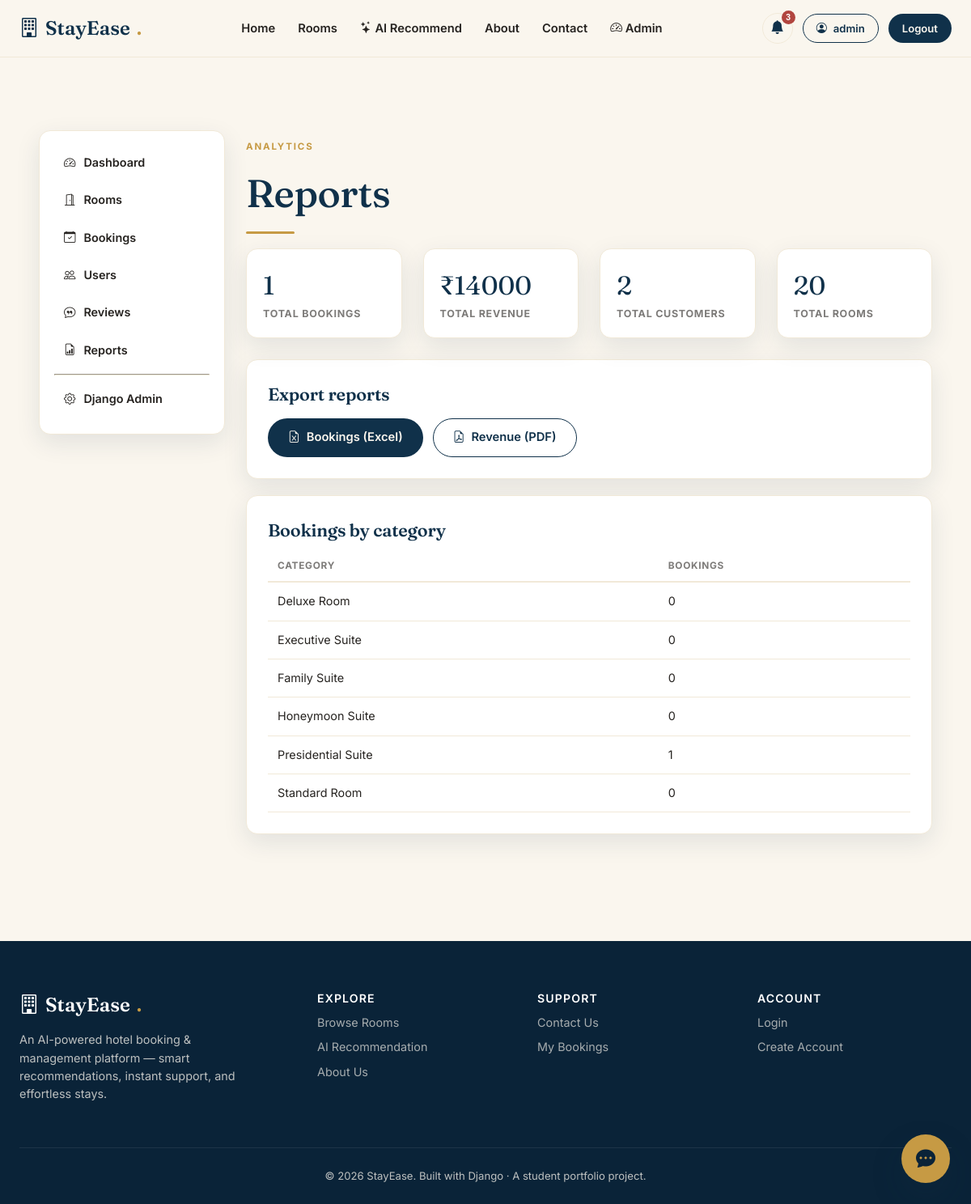
The app's page /manage/reports/ (signed in) with its own data.
### rooms/models.py (models this page shows, shortened)
class RoomCategory(models.Model):
    name = models.CharField(max_length=100, unique=True)
    description = models.TextField(blank=True)
    icon = models.CharField(max_length=50, default='bi-door-open', help_text='Bootstrap icon class')
    class Meta:
        verbose_name_plural = 'Room Categories'

### adminpanel/views.py (the view)
# urls.py: path('reports/', views.reports_view, name='reports'),
@staff_member_required
def reports_view(request):
    context = {
        'total_bookings': Booking.objects.count(),
        'total_revenue': Payment.objects.filter(status='success').aggregate(Sum('amount'))['amount__sum'] or 0,
        'total_customers': User.objects.filter(is_staff=False).count(),
        'total_rooms': Room.objects.count(),
        'category_breakdown': RoomCategory.objects.annotate(booking_count=Count('rooms__bookings')),
    }
    return render(request, 'adminpanel/reports.html', context)

### adminpanel/models.py (called while the page is built)
    @property
    def icon(self):
        return {
            'booking': 'bi-calendar-plus',
            'payment': 'bi-cash-coin',
            'review': 'bi-chat-quote',
            'contact': 'bi-envelope',
        }.get(self.notif_type, 'bi-bell')

### core/context_processors.py (called while the page is built)
def site_context(request):
    context = {
        'SITE_NAME': 'StayEase',
        'SITE_TAGLINE': 'AI-Powered Hotel Booking & Management',
    }
    if getattr(request, 'user', None) and request.user.is_authenticated and request.user.is_staff:
        from adminpanel.models import Notification
        context['admin_notifications'] = Notification.objects.all()[:8]
        context['admin_unread_count'] = Notification.objects.filter(is_read=False).count()
    return context

### templates/adminpanel/reports.html (shortened to what this page needs)
{% extends "adminpanel/base_admin.html" %}
{% block admin_content %}
<p class="eyebrow">Analytics</p>
<h1>Reports</h1>
<div class="divider-gold"></div>
<div class="room-grid" style="grid-template-columns: repeat(auto-fit,minmax(180px,1fr)); margin-bottom:26px;">
  <div class="dash-stat"><div class="num">{{ total_bookings }}</div><div class="lbl">Total Bookings</div></div>
  <div class="dash-stat"><div class="num">₹{{ total_revenue|floatformat:0 }}</div><div class="lbl">Total Revenue</div></div>
  <div class="dash-stat"><div class="num">{{ total_customers }}</div><div class="lbl">Total Customers</div></div>
  <div class="dash-stat"><div class="num">{{ total_rooms }}</div><div class="lbl">Total Rooms</div></div>
</div>
<div class="panel" style="margin-bottom:20px;">
  <h3>Export reports</h3>
  <div style="display:flex; gap:12px; margin-top:12px;">
    <a href="{% url 'adminpanel:export_bookings_excel' %}" class="btn btn-navy"><i class="bi bi-file-earmark-excel"></i> Bookings (Excel)</a>
    <a href="{% url 'adminpanel:export_revenue_pdf' %}" class="btn btn-outline"><i class="bi bi-file-earmark-pdf"></i> Revenue (PDF)</a>
  </div>
</div>
<div class="panel">
  <h3>Bookings by category</h3>
  <table class="table-clean">
    <thead><tr><th>Category</th><th>Bookings</th></tr></thead>
    <tbody>
      {% for cat in category_breakdown %}
      <tr><td>{{ cat.name }}</td><td>{{ cat.booking_count }}</td></tr>
      {% endfor %}
    </tbody>
  </table>
</div>
{% endblock %}

### templates/base.html (shortened to what this page needs)
{% load static %}
<!DOCTYPE html>
<html lang="en">
<head>
  <link rel="stylesheet" href="https://cdn.jsdelivr.net/npm/bootstrap-icons@1.11.3/font/bootstrap-icons.css">
  <link rel="stylesheet" href="{% static 'css/style.css' %}">
</head>
<body>
<nav class="navbar-stayease">
  <div class="navbar-inner">
    <a href="{% url 'core:home' %}" class="brand"><i class="bi bi-building"></i> StayEase<span class="dot">.</span></a>
    <div class="nav-links" id="navLinks">
      <a href="{% url 'core:home' %}">Home</a>
      <a href="{% url 'rooms:list' %}">Rooms</a>
      <a href="{% url 'rooms:recommend' %}"><i class="bi bi-stars"></i> AI Recommend</a>
      <a href="{% url 'core:about' %}">About</a>
      <a href="{% url 'core:contact' %}">Contact</a>
      {% if user.is_authenticated %}
        {% if user.is_staff %}<a href="{% url 'adminpanel:dashboard' %}"><i class="bi bi-speedometer2"></i> Admin</a>{% endif %}
      {% endif %}
    </div>
    <div class="nav-actions">
      {% if user.is_authenticated %}
        {% if user.is_staff %}
        <div class="notif-wrap">
          <button class="notif-bell" id="notifBellBtn"><i class="bi bi-bell-fill"></i>{% if admin_unread_count %}<span class="notif-dot">{{ admin_unread_count }}</span>{% endif %}</button>
        </div>
        {% endif %}
        <a href="{% url 'accounts:dashboard' %}" class="btn btn-outline btn-sm"><i class="bi bi-person-circle"></i> {{ user.first_name|default:user.username }}</a>
        <a href="{% url 'accounts:logout' %}" class="btn btn-navy btn-sm">Logout</a>
      {% else %}
        <a href="{% url 'accounts:login' %}" class="btn btn-outline btn-sm">Login</a>
        <a href="{% url 'accounts:register' %}" class="btn btn-gold btn-sm">Sign Up</a>
      {% endif %}
    </div>
  </div>
</nav>
<div class="container-narrow" style="padding-top: 18px;">
</div>
<main>
  {% block content %}{% endblock %}
</main>
<footer class="site-footer">
  <div class="footer-grid">
    <div>
      <div class="brand" style="color:#fff;"><i class="bi bi-building"></i> StayEase<span class="dot">.</span></div>
      <p style="margin-top:14px; font-size:.9rem; max-width: 300px;">An AI-powered hotel booking &amp; management platform — smart recommendations, instant support, and effortless stays.</p>
    </div>
    <div>
      <h4>Explore</h4>
      <a href="{% url 'rooms:list' %}">Browse Rooms</a>
      <a href="{% url 'rooms:recommend' %}">AI Recommendation</a>
      <a href="{% url 'core:about' %}">About Us</a>
    </div>
    <div>
      <h4>Support</h4>
      <a href="{% url 'core:contact' %}">Contact Us</a>
      <a href="{% url 'bookings:history' %}">My Bookings</a>
    </div>
    <div>
      <h4>Account</h4>
      <a href="{% url 'accounts:login' %}">Login</a>
      <a href="{% url 'accounts:register' %}">Create Account</a>
    </div>
  </div>
  <div class="footer-bottom">&copy; {% now "Y" %} StayEase. Built with Django &middot; A student portfolio project.</div>
</footer>
<button class="chat-toggle" id="chat-toggle"><i class="bi bi-chat-dots-fill"></i></button>
</body>
</html>

### records on screen
RoomCategory: name "Deluxe Room", booking_count "0"
RoomCategory: name "Executive Suite", booking_count "0"
RoomCategory: name "Family Suite", booking_count "0"
RoomCategory: name "Honeymoon Suite", booking_count "0"
RoomCategory: name "Presidential Suite", booking_count "1"
RoomCategory: name "Standard Room", booking_count "0"

### other values on screen
{{ admin_unread_count }} "3"
{{ user.first_name|default:user.username }} "admin"
{{ total_bookings }} "1"
{{ total_revenue|floatformat:0 }} "14000"
{{ total_customers }} "2"
{{ total_rooms }} "20"
